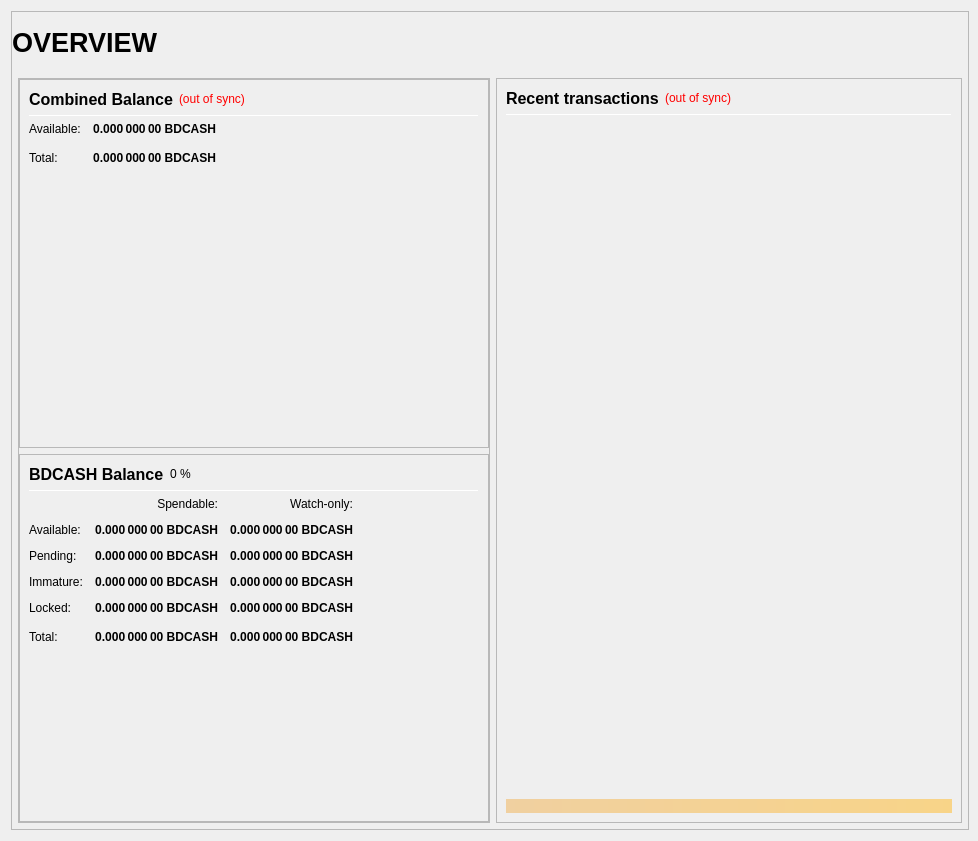
<?xml version="1.0" encoding="UTF-8"?>
<ui version="4.0">
 <class>OverviewPage</class>
 <widget class="QWidget" name="OverviewPage">
  <property name="geometry">
   <rect>
    <x>0</x>
    <y>0</y>
    <width>978</width>
    <height>841</height>
   </rect>
  </property>
  <property name="minimumSize">
   <size>
    <width>960</width>
    <height>682</height>
   </size>
  </property>
  <property name="windowTitle">
   <string>Form</string>
  </property>
  <layout class="QVBoxLayout" name="topLayout" stretch="1">
   <property name="rightMargin">
    <number>9</number>
   </property>
   <item>
    <widget class="QFrame" name="frame_BG">
     <property name="minimumSize">
      <size>
       <width>850</width>
       <height>610</height>
      </size>
     </property>
     <property name="maximumSize">
      <size>
       <width>16777215</width>
       <height>16777215</height>
      </size>
     </property>
     <property name="frameShape">
      <enum>QFrame::StyledPanel</enum>
     </property>
     <property name="frameShadow">
      <enum>QFrame::Raised</enum>
     </property>
     <layout class="QVBoxLayout" name="verticalLayout_3" stretch="1">
      <property name="leftMargin">
       <number>0</number>
      </property>
      <property name="topMargin">
       <number>0</number>
      </property>
      <property name="rightMargin">
       <number>0</number>
      </property>
      <property name="bottomMargin">
       <number>6</number>
      </property>
      <item>
       <layout class="QVBoxLayout" name="verticalLayout_Master" stretch="0,1">
        <property name="margin">
         <number>0</number>
        </property>
        <item>
         <widget class="QFrame" name="frame_Header">
          <layout class="QVBoxLayout" name="verticalLayout_Header" stretch="0">
           <property name="margin">
            <number>0</number>
           </property>
           <item>
            <layout class="QHBoxLayout" name="horizontalLayout_Header" stretch="1,0,1">
             <property name="spacing">
              <number>6</number>
             </property>
             <item>
              <widget class="QLabel" name="labelOverviewHeaderLeft">
               <property name="minimumSize">
                <size>
                 <width>464</width>
                 <height>60</height>
                </size>
               </property>
               <property name="maximumSize">
                <size>
                 <width>16777215</width>
                 <height>60</height>
                </size>
               </property>
               <property name="font">
                <font>
                 <pointsize>20</pointsize>
                 <weight>75</weight>
                 <bold>true</bold>
                </font>
               </property>
               <property name="text">
                <string>OVERVIEW</string>
               </property>
               <property name="alignment">
                <set>Qt::AlignLeading|Qt::AlignLeft|Qt::AlignVCenter</set>
               </property>
              </widget>
             </item>
             <item>
              <spacer name="horizontalSpacer_Header">
               <property name="orientation">
                <enum>Qt::Horizontal</enum>
               </property>
               <property name="sizeHint" stdset="0">
                <size>
                 <width>40</width>
                 <height>20</height>
                </size>
               </property>
              </spacer>
             </item>
             <item>
              <widget class="QLabel" name="labelOverviewHeaderRight">
               <property name="minimumSize">
                <size>
                 <width>464</width>
                 <height>60</height>
                </size>
               </property>
               <property name="maximumSize">
                <size>
                 <width>16777215</width>
                 <height>60</height>
                </size>
               </property>
               <property name="font">
                <font>
                 <pointsize>14</pointsize>
                </font>
               </property>
               <property name="text">
                <string/>
               </property>
               <property name="alignment">
                <set>Qt::AlignRight|Qt::AlignTrailing|Qt::AlignVCenter</set>
               </property>
              </widget>
             </item>
            </layout>
           </item>
          </layout>
         </widget>
        </item>
        <item>
         <widget class="QFrame" name="frame_Content">
          <layout class="QVBoxLayout" name="verticalLayout_Content">
           <property name="leftMargin">
            <number>6</number>
           </property>
           <property name="topMargin">
            <number>0</number>
           </property>
           <property name="rightMargin">
            <number>6</number>
           </property>
           <property name="bottomMargin">
            <number>0</number>
           </property>
           <item>
            <layout class="QHBoxLayout" name="horizontalLayout_Content" stretch="1,1">
             <property name="spacing">
              <number>6</number>
             </property>
             <item>
              <layout class="QVBoxLayout" name="verticalLayout_left" stretch="1">
               <item>
                <widget class="QFrame" name="frameObfuscation">
                 <property name="minimumSize">
                  <size>
                   <width>0</width>
                   <height>0</height>
                  </size>
                 </property>
                 <property name="frameShape">
                  <enum>QFrame::StyledPanel</enum>
                 </property>
                 <property name="frameShadow">
                  <enum>QFrame::Raised</enum>
                 </property>
                 <layout class="QVBoxLayout" name="verticalLayout" stretch="0,0,0">
                  <property name="margin">
                   <number>0</number>
                  </property>
                  <item>
                   <widget class="QFrame" name="frame_CombinedBalances">
                    <property name="minimumSize">
                     <size>
                      <width>470</width>
                      <height>0</height>
                     </size>
                    </property>
                    <property name="frameShape">
                     <enum>QFrame::StyledPanel</enum>
                    </property>
                    <property name="frameShadow">
                     <enum>QFrame::Raised</enum>
                    </property>
                    <layout class="QVBoxLayout" name="verticalLayout_5">
                     <item>
                      <layout class="QHBoxLayout" name="horizontalLayout_5" stretch="0,0,0">
                       <item>
                        <widget class="QLabel" name="label_5z">
                         <property name="minimumSize">
                          <size>
                           <width>0</width>
                           <height>20</height>
                          </size>
                         </property>
                         <property name="font">
                          <font>
                           <pointsize>12</pointsize>
                           <weight>75</weight>
                           <bold>true</bold>
                          </font>
                         </property>
                         <property name="toolTip">
                          <string>Combined Balance (including unconfirmed and immature coins)</string>
                         </property>
                         <property name="text">
                          <string>Combined Balance</string>
                         </property>
                        </widget>
                       </item>
                       <item>
                        <widget class="QLabel" name="labelWalletStatus">
                         <property name="cursor">
                          <cursorShape>WhatsThisCursor</cursorShape>
                         </property>
                         <property name="toolTip">
                          <string>The displayed information may be out of date. Your wallet automatically synchronizes with the BDCASH network after a connection is established, but this process has not completed yet.</string>
                         </property>
                         <property name="styleSheet">
                          <string notr="true">QLabel { color: red; }</string>
                         </property>
                         <property name="text">
                          <string notr="true">(out of sync)</string>
                         </property>
                         <property name="alignment">
                          <set>Qt::AlignLeading|Qt::AlignLeft|Qt::AlignVCenter</set>
                         </property>
                        </widget>
                       </item>
                       <item>
                        <spacer name="horizontalSpacer_1">
                         <property name="orientation">
                          <enum>Qt::Horizontal</enum>
                         </property>
                         <property name="sizeHint" stdset="0">
                          <size>
                           <width>40</width>
                           <height>20</height>
                          </size>
                         </property>
                        </spacer>
                       </item>
                      </layout>
                     </item>
                     <item>
                      <widget class="Line" name="line_CombinedBalance">
                       <property name="minimumSize">
                        <size>
                         <width>0</width>
                         <height>1</height>
                        </size>
                       </property>
                       <property name="maximumSize">
                        <size>
                         <width>16777215</width>
                         <height>1</height>
                        </size>
                       </property>
                       <property name="orientation">
                        <enum>Qt::Horizontal</enum>
                       </property>
                      </widget>
                     </item>
                     <item>
                      <layout class="QGridLayout" name="gridLayout_3">
                       <property name="spacing">
                        <number>12</number>
                       </property>
                       <item row="1" column="0">
                        <widget class="QLabel" name="labelBalanceTextz">
                         <property name="text">
                          <string>Available:</string>
                         </property>
                        </widget>
                       </item>
                       <item row="1" column="1">
                        <widget class="QLabel" name="labelBalancez">
                         <property name="font">
                          <font>
                           <weight>75</weight>
                           <bold>true</bold>
                          </font>
                         </property>
                         <property name="cursor">
                          <cursorShape>IBeamCursor</cursorShape>
                         </property>
                         <property name="toolTip">
                          <string>Your current spendable balance</string>
                         </property>
                         <property name="text">
                          <string notr="true">0.000 000 00 BDCASH</string>
                         </property>
                         <property name="alignment">
                          <set>Qt::AlignRight|Qt::AlignTrailing|Qt::AlignVCenter</set>
                         </property>
                         <property name="textInteractionFlags">
                          <set>Qt::LinksAccessibleByMouse|Qt::TextSelectableByKeyboard|Qt::TextSelectableByMouse</set>
                         </property>
                        </widget>
                       </item>
                       <item row="2" column="0">
                        <widget class="QLabel" name="labelTotalTextz">
                         <property name="text">
                          <string>Total:</string>
                         </property>
                        </widget>
                       </item>
                       <item row="2" column="1">
                        <widget class="QLabel" name="labelTotalz">
                         <property name="font">
                          <font>
                           <weight>75</weight>
                           <bold>true</bold>
                          </font>
                         </property>
                         <property name="cursor">
                          <cursorShape>IBeamCursor</cursorShape>
                         </property>
                         <property name="toolTip">
                          <string>Total Balance, including all unavailable coins.</string>
                         </property>
                         <property name="text">
                          <string notr="true">0.000 000 00 BDCASH</string>
                         </property>
                         <property name="alignment">
                          <set>Qt::AlignRight|Qt::AlignTrailing|Qt::AlignVCenter</set>
                         </property>
                         <property name="textInteractionFlags">
                          <set>Qt::LinksAccessibleByMouse|Qt::TextSelectableByKeyboard|Qt::TextSelectableByMouse</set>
                         </property>
                        </widget>
                       </item>
                       <item row="2" column="3">
                        <spacer name="horizontalSpacer_2">
                         <property name="orientation">
                          <enum>Qt::Horizontal</enum>
                         </property>
                         <property name="sizeHint" stdset="0">
                          <size>
                           <width>40</width>
                           <height>20</height>
                          </size>
                         </property>
                        </spacer>
                       </item>
                      </layout>
                     </item>
                     <item>
                      <spacer name="verticalSpacer_1">
                       <property name="orientation">
                        <enum>Qt::Vertical</enum>
                       </property>
                       <property name="sizeHint" stdset="0">
                        <size>
                         <width>20</width>
                         <height>40</height>
                        </size>
                       </property>
                      </spacer>
                     </item>
                    </layout>
                   </widget>
                  </item>
                  <item>
                   <widget class="QFrame" name="frame_Balances">
                    <property name="frameShape">
                     <enum>QFrame::StyledPanel</enum>
                    </property>
                    <property name="frameShadow">
                     <enum>QFrame::Raised</enum>
                    </property>
                    <layout class="QVBoxLayout" name="verticalLayout_4">
                     <item>
                      <layout class="QHBoxLayout" name="horizontalLayout_4">
                       <item>
                        <widget class="QLabel" name="label_5">
                         <property name="minimumSize">
                          <size>
                           <width>0</width>
                           <height>20</height>
                          </size>
                         </property>
                         <property name="font">
                          <font>
                           <pointsize>12</pointsize>
                           <weight>75</weight>
                           <bold>true</bold>
                          </font>
                         </property>
                         <property name="text">
                          <string>BDCASH Balance</string>
                         </property>
                        </widget>
                       </item>
                       <item>
                        <widget class="QLabel" name="labelAPOLLONPercent">
                         <property name="text">
                          <string notr="true">0 %</string>
                         </property>
                        </widget>
                       </item>
                       <item>
                        <spacer name="horizontalSpacer_3">
                         <property name="orientation">
                          <enum>Qt::Horizontal</enum>
                         </property>
                         <property name="sizeHint" stdset="0">
                          <size>
                           <width>40</width>
                           <height>20</height>
                          </size>
                         </property>
                        </spacer>
                       </item>
                      </layout>
                     </item>
                     <item>
                      <widget class="Line" name="line_Balance">
                       <property name="minimumSize">
                        <size>
                         <width>0</width>
                         <height>1</height>
                        </size>
                       </property>
                       <property name="maximumSize">
                        <size>
                         <width>16777215</width>
                         <height>1</height>
                        </size>
                       </property>
                       <property name="orientation">
                        <enum>Qt::Horizontal</enum>
                       </property>
                      </widget>
                     </item>
                     <item>
                      <layout class="QGridLayout" name="gridLayout">
                       <property name="spacing">
                        <number>12</number>
                       </property>
                       <item row="0" column="1">
                        <widget class="QLabel" name="labelSpendable">
                         <property name="text">
                          <string>Spendable:</string>
                         </property>
                         <property name="alignment">
                          <set>Qt::AlignRight|Qt::AlignTrailing|Qt::AlignVCenter</set>
                         </property>
                        </widget>
                       </item>
                       <item row="0" column="2">
                        <widget class="QLabel" name="labelWatchonly">
                         <property name="text">
                          <string>Watch-only:</string>
                         </property>
                         <property name="alignment">
                          <set>Qt::AlignRight|Qt::AlignTrailing|Qt::AlignVCenter</set>
                         </property>
                        </widget>
                       </item>
                       <item row="1" column="0">
                        <widget class="QLabel" name="labelBalanceText">
                         <property name="text">
                          <string>Available:</string>
                         </property>
                        </widget>
                       </item>
                       <item row="1" column="1">
                        <widget class="QLabel" name="labelBalance">
                         <property name="font">
                          <font>
                           <weight>75</weight>
                           <bold>true</bold>
                          </font>
                         </property>
                         <property name="cursor">
                          <cursorShape>IBeamCursor</cursorShape>
                         </property>
                         <property name="toolTip">
                          <string>Your current spendable balance</string>
                         </property>
                         <property name="text">
                          <string notr="true">0.000 000 00 BDCASH</string>
                         </property>
                         <property name="alignment">
                          <set>Qt::AlignRight|Qt::AlignTrailing|Qt::AlignVCenter</set>
                         </property>
                         <property name="textInteractionFlags">
                          <set>Qt::LinksAccessibleByMouse|Qt::TextSelectableByKeyboard|Qt::TextSelectableByMouse</set>
                         </property>
                        </widget>
                       </item>
                       <item row="1" column="2">
                        <widget class="QLabel" name="labelWatchAvailable">
                         <property name="font">
                          <font>
                           <weight>75</weight>
                           <bold>true</bold>
                          </font>
                         </property>
                         <property name="cursor">
                          <cursorShape>IBeamCursor</cursorShape>
                         </property>
                         <property name="toolTip">
                          <string>Your current balance in watch-only addresses</string>
                         </property>
                         <property name="text">
                          <string notr="true">0.000 000 00 BDCASH</string>
                         </property>
                         <property name="alignment">
                          <set>Qt::AlignRight|Qt::AlignTrailing|Qt::AlignVCenter</set>
                         </property>
                         <property name="textInteractionFlags">
                          <set>Qt::LinksAccessibleByMouse|Qt::TextSelectableByKeyboard|Qt::TextSelectableByMouse</set>
                         </property>
                        </widget>
                       </item>
                       <item row="2" column="0">
                        <widget class="QLabel" name="labelPendingText">
                         <property name="text">
                          <string>Pending:</string>
                         </property>
                        </widget>
                       </item>
                       <item row="2" column="1">
                        <widget class="QLabel" name="labelUnconfirmed">
                         <property name="font">
                          <font>
                           <weight>75</weight>
                           <bold>true</bold>
                          </font>
                         </property>
                         <property name="cursor">
                          <cursorShape>IBeamCursor</cursorShape>
                         </property>
                         <property name="toolTip">
                          <string>Total of transactions that have yet to be confirmed, and do not yet count toward the spendable balance</string>
                         </property>
                         <property name="text">
                          <string notr="true">0.000 000 00 BDCASH</string>
                         </property>
                         <property name="alignment">
                          <set>Qt::AlignRight|Qt::AlignTrailing|Qt::AlignVCenter</set>
                         </property>
                         <property name="textInteractionFlags">
                          <set>Qt::LinksAccessibleByMouse|Qt::TextSelectableByKeyboard|Qt::TextSelectableByMouse</set>
                         </property>
                        </widget>
                       </item>
                       <item row="2" column="2">
                        <widget class="QLabel" name="labelWatchPending">
                         <property name="font">
                          <font>
                           <weight>75</weight>
                           <bold>true</bold>
                          </font>
                         </property>
                         <property name="cursor">
                          <cursorShape>IBeamCursor</cursorShape>
                         </property>
                         <property name="toolTip">
                          <string>Unconfirmed transactions to watch-only addresses</string>
                         </property>
                         <property name="text">
                          <string notr="true">0.000 000 00 BDCASH</string>
                         </property>
                         <property name="alignment">
                          <set>Qt::AlignRight|Qt::AlignTrailing|Qt::AlignVCenter</set>
                         </property>
                         <property name="textInteractionFlags">
                          <set>Qt::LinksAccessibleByMouse|Qt::TextSelectableByKeyboard|Qt::TextSelectableByMouse</set>
                         </property>
                        </widget>
                       </item>
                       <item row="3" column="0">
                        <widget class="QLabel" name="labelImmatureText">
                         <property name="text">
                          <string>Immature:</string>
                         </property>
                        </widget>
                       </item>
                       <item row="3" column="1">
                        <widget class="QLabel" name="labelImmature">
                         <property name="font">
                          <font>
                           <weight>75</weight>
                           <bold>true</bold>
                          </font>
                         </property>
                         <property name="cursor">
                          <cursorShape>IBeamCursor</cursorShape>
                         </property>
                         <property name="toolTip">
                          <string>Staked or masternode rewards that has not yet matured</string>
                         </property>
                         <property name="text">
                          <string notr="true">0.000 000 00 BDCASH</string>
                         </property>
                         <property name="alignment">
                          <set>Qt::AlignRight|Qt::AlignTrailing|Qt::AlignVCenter</set>
                         </property>
                         <property name="textInteractionFlags">
                          <set>Qt::LinksAccessibleByMouse|Qt::TextSelectableByKeyboard|Qt::TextSelectableByMouse</set>
                         </property>
                        </widget>
                       </item>
                       <item row="3" column="2">
                        <widget class="QLabel" name="labelWatchImmature">
                         <property name="font">
                          <font>
                           <weight>75</weight>
                           <bold>true</bold>
                          </font>
                         </property>
                         <property name="cursor">
                          <cursorShape>IBeamCursor</cursorShape>
                         </property>
                         <property name="toolTip">
                          <string>Staked or masternode rewards in watch-only addresses that has not yet matured</string>
                         </property>
                         <property name="text">
                          <string notr="true">0.000 000 00 BDCASH</string>
                         </property>
                         <property name="alignment">
                          <set>Qt::AlignRight|Qt::AlignTrailing|Qt::AlignVCenter</set>
                         </property>
                         <property name="textInteractionFlags">
                          <set>Qt::LinksAccessibleByMouse|Qt::TextSelectableByKeyboard|Qt::TextSelectableByMouse</set>
                         </property>
                        </widget>
                       </item>
                       <item row="4" column="0">
                        <widget class="QLabel" name="labelLockedBalanceText">
                         <property name="toolTip">
                          <string>Locked BDCASH or Masternode collaterals. These are excluded from zAPOLLON minting.</string>
                         </property>
                         <property name="text">
                          <string>Locked:</string>
                         </property>
                        </widget>
                       </item>
                       <item row="4" column="1">
                        <widget class="QLabel" name="labelLockedBalance">
                         <property name="font">
                          <font>
                           <weight>75</weight>
                           <bold>true</bold>
                          </font>
                         </property>
                         <property name="cursor">
                          <cursorShape>IBeamCursor</cursorShape>
                         </property>
                         <property name="toolTip">
                          <string>Locked BDCASH or Masternode collaterals. These are excluded from zAPOLLON minting.</string>
                         </property>
                         <property name="text">
                          <string notr="true">0.000 000 00 BDCASH</string>
                         </property>
                         <property name="alignment">
                          <set>Qt::AlignRight|Qt::AlignTrailing|Qt::AlignVCenter</set>
                         </property>
                         <property name="textInteractionFlags">
                          <set>Qt::LinksAccessibleByMouse|Qt::TextSelectableByKeyboard|Qt::TextSelectableByMouse</set>
                         </property>
                        </widget>
                       </item>
                       <item row="4" column="2">
                        <widget class="QLabel" name="labelWatchLocked">
                         <property name="font">
                          <font>
                           <weight>75</weight>
                           <bold>true</bold>
                          </font>
                         </property>
                         <property name="cursor">
                          <cursorShape>IBeamCursor</cursorShape>
                         </property>
                         <property name="toolTip">
                          <string>Current locked balance in watch-only addresses</string>
                         </property>
                         <property name="text">
                          <string notr="true">0.000 000 00 BDCASH</string>
                         </property>
                         <property name="alignment">
                          <set>Qt::AlignRight|Qt::AlignTrailing|Qt::AlignVCenter</set>
                         </property>
                         <property name="textInteractionFlags">
                          <set>Qt::LinksAccessibleByMouse|Qt::TextSelectableByKeyboard|Qt::TextSelectableByMouse</set>
                         </property>
                        </widget>
                       </item>
                       <item row="5" column="0">
                        <widget class="QLabel" name="labelTotalText">
                         <property name="toolTip">
                          <string>Your current BDCASH balance, unconfirmed and immature transactions included</string>
                         </property>
                         <property name="text">
                          <string>Total:</string>
                         </property>
                        </widget>
                       </item>
                       <item row="5" column="1">
                        <widget class="QLabel" name="labelTotal">
                         <property name="font">
                          <font>
                           <weight>75</weight>
                           <bold>true</bold>
                          </font>
                         </property>
                         <property name="cursor">
                          <cursorShape>IBeamCursor</cursorShape>
                         </property>
                         <property name="toolTip">
                          <string>Your current BDCASH balance, unconfirmed and immature transactions included</string>
                         </property>
                         <property name="text">
                          <string notr="true">0.000 000 00 BDCASH</string>
                         </property>
                         <property name="alignment">
                          <set>Qt::AlignRight|Qt::AlignTrailing|Qt::AlignVCenter</set>
                         </property>
                         <property name="textInteractionFlags">
                          <set>Qt::LinksAccessibleByMouse|Qt::TextSelectableByKeyboard|Qt::TextSelectableByMouse</set>
                         </property>
                        </widget>
                       </item>
                       <item row="5" column="2">
                        <widget class="QLabel" name="labelWatchTotal">
                         <property name="font">
                          <font>
                           <weight>75</weight>
                           <bold>true</bold>
                          </font>
                         </property>
                         <property name="cursor">
                          <cursorShape>IBeamCursor</cursorShape>
                         </property>
                         <property name="toolTip">
                          <string>Current total balance in watch-only addresses</string>
                         </property>
                         <property name="text">
                          <string notr="true">0.000 000 00 BDCASH</string>
                         </property>
                         <property name="alignment">
                          <set>Qt::AlignRight|Qt::AlignTrailing|Qt::AlignVCenter</set>
                         </property>
                         <property name="textInteractionFlags">
                          <set>Qt::LinksAccessibleByMouse|Qt::TextSelectableByKeyboard|Qt::TextSelectableByMouse</set>
                         </property>
                        </widget>
                       </item>
                       <item row="5" column="3">
                        <spacer name="horizontalSpacer_9">
                         <property name="orientation">
                          <enum>Qt::Horizontal</enum>
                         </property>
                         <property name="sizeHint" stdset="0">
                          <size>
                           <width>40</width>
                           <height>20</height>
                          </size>
                         </property>
                        </spacer>
                       </item>
                      </layout>
                     </item>
                     <item>
                      <spacer name="verticalSpacer_3">
                       <property name="orientation">
                        <enum>Qt::Vertical</enum>
                       </property>
                       <property name="sizeHint" stdset="0">
                        <size>
                         <width>20</width>
                         <height>40</height>
                        </size>
                       </property>
                      </spacer>
                     </item>
                    </layout>
                   </widget>
                  </item>
                 </layout>
                </widget>
               </item>
              </layout>
             </item>
             <item>
              <layout class="QVBoxLayout" name="verticalLayout_right" stretch="1">
               <item>
                <widget class="QFrame" name="frame_RecentTransactions">
                 <property name="minimumSize">
                  <size>
                   <width>0</width>
                   <height>0</height>
                  </size>
                 </property>
                 <property name="frameShape">
                  <enum>QFrame::StyledPanel</enum>
                 </property>
                 <property name="frameShadow">
                  <enum>QFrame::Raised</enum>
                 </property>
                 <layout class="QVBoxLayout" name="verticalLayout_1" stretch="0,0,0,0,0">
                  <item>
                   <layout class="QHBoxLayout" name="horizontalLayout_2">
                    <item>
                     <widget class="QLabel" name="label_4">
                      <property name="minimumSize">
                       <size>
                        <width>0</width>
                        <height>20</height>
                       </size>
                      </property>
                      <property name="font">
                       <font>
                        <pointsize>12</pointsize>
                        <weight>75</weight>
                        <bold>true</bold>
                       </font>
                      </property>
                      <property name="text">
                       <string>Recent transactions</string>
                      </property>
                     </widget>
                    </item>
                    <item>
                     <widget class="QLabel" name="labelTransactionsStatus">
                      <property name="cursor">
                       <cursorShape>WhatsThisCursor</cursorShape>
                      </property>
                      <property name="toolTip">
                       <string>The displayed information may be out of date. Your wallet automatically synchronizes with the BDCASH network after a connection is established, but this process has not completed yet.</string>
                      </property>
                      <property name="styleSheet">
                       <string notr="true">QLabel { color: red; }</string>
                      </property>
                      <property name="text">
                       <string notr="true">(out of sync)</string>
                      </property>
                      <property name="alignment">
                       <set>Qt::AlignRight|Qt::AlignTrailing|Qt::AlignVCenter</set>
                      </property>
                     </widget>
                    </item>
                    <item>
                     <spacer name="horizontalSpacer">
                      <property name="orientation">
                       <enum>Qt::Horizontal</enum>
                      </property>
                      <property name="sizeHint" stdset="0">
                       <size>
                        <width>40</width>
                        <height>20</height>
                       </size>
                      </property>
                     </spacer>
                    </item>
                   </layout>
                  </item>
                  <item>
                   <widget class="Line" name="line">
                    <property name="minimumSize">
                     <size>
                      <width>0</width>
                      <height>1</height>
                     </size>
                    </property>
                    <property name="maximumSize">
                     <size>
                      <width>16777215</width>
                      <height>1</height>
                     </size>
                    </property>
                    <property name="orientation">
                     <enum>Qt::Horizontal</enum>
                    </property>
                   </widget>
                  </item>
                  <item>
                   <widget class="QListView" name="listTransactions">
                    <property name="minimumSize">
                     <size>
                      <width>0</width>
                      <height>0</height>
                     </size>
                    </property>
                    <property name="styleSheet">
                     <string notr="true">QListView { background: transparent; }</string>
                    </property>
                    <property name="frameShape">
                     <enum>QFrame::NoFrame</enum>
                    </property>
                    <property name="verticalScrollBarPolicy">
                     <enum>Qt::ScrollBarAlwaysOff</enum>
                    </property>
                    <property name="horizontalScrollBarPolicy">
                     <enum>Qt::ScrollBarAlwaysOff</enum>
                    </property>
                    <property name="selectionMode">
                     <enum>QAbstractItemView::NoSelection</enum>
                    </property>
                   </widget>
                  </item>
                  <item>
                   <spacer name="verticalSpacer_2">
                    <property name="orientation">
                     <enum>Qt::Vertical</enum>
                    </property>
                    <property name="sizeType">
                     <enum>QSizePolicy::Expanding</enum>
                    </property>
                    <property name="sizeHint" stdset="0">
                     <size>
                      <width>20</width>
                      <height>40</height>
                     </size>
                    </property>
                   </spacer>
                  </item>
                  <item>
                   <widget class="QLabel" name="labelAlerts">
                    <property name="maximumSize">
                     <size>
                      <width>16777215</width>
                      <height>16777215</height>
                     </size>
                    </property>
                    <property name="styleSheet">
                     <string notr="true">background-color: qlineargradient(x1: 0, y1: 0, x2: 1, y2: 0, stop:0 #F0D0A0, stop:1 #F8D488); color:#000000;</string>
                    </property>
                    <property name="text">
                     <string/>
                    </property>
                    <property name="wordWrap">
                     <bool>true</bool>
                    </property>
                    <property name="margin">
                     <number>3</number>
                    </property>
                   </widget>
                  </item>
                 </layout>
                </widget>
               </item>
              </layout>
             </item>
            </layout>
           </item>
          </layout>
         </widget>
        </item>
       </layout>
      </item>
     </layout>
    </widget>
   </item>
  </layout>
 </widget>
 <resources/>
 <connections/>
</ui>
